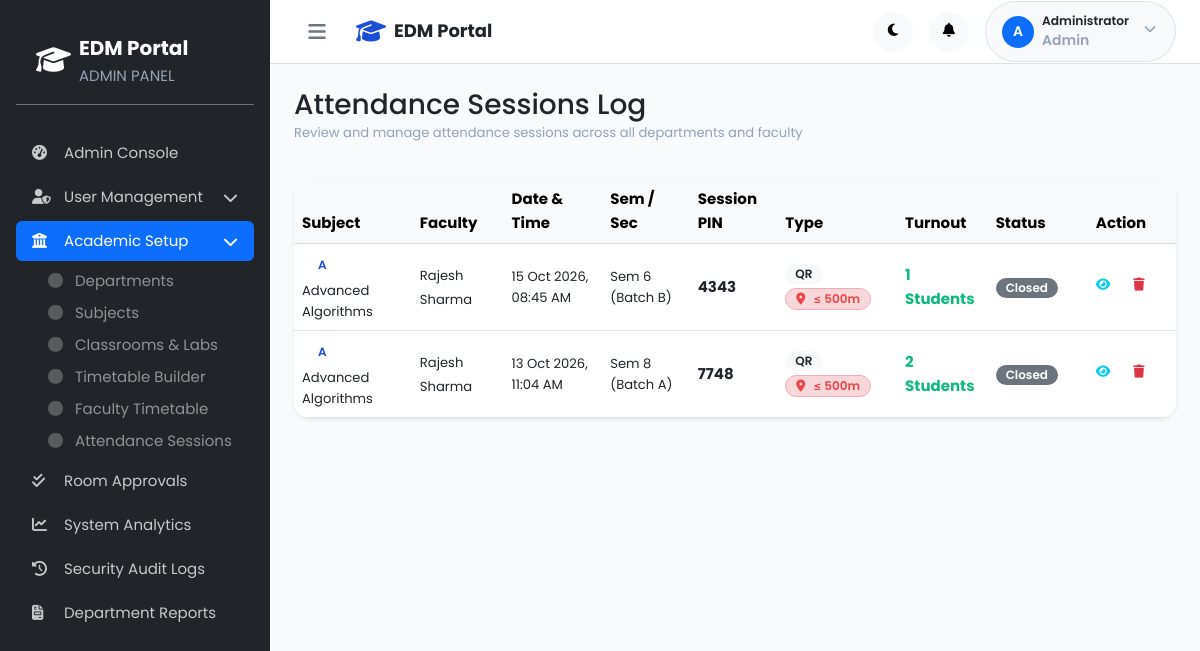
Page /staff/attendance_sessions.php (signed in) on the committed database.
### tables this page shows
CREATE TABLE `attendance_sessions` (
  `id` int(10) UNSIGNED NOT NULL,
  `staff_id` int(10) UNSIGNED NOT NULL,
  `subject_id` int(10) UNSIGNED NOT NULL,
  `department_id` int(10) UNSIGNED NOT NULL,
  `semester` tinyint(3) UNSIGNED NOT NULL,
  `section` varchar(20) DEFAULT 'Batch A',
  `classroom_id` int(10) UNSIGNED DEFAULT NULL,
  `session_date` date NOT NULL,
  `start_time` time NOT NULL,
  `end_time` time NOT NULL,
  `qr_code` varchar(255) DEFAULT NULL,
  `pin_code` varchar(10) DEFAULT NULL,
  `allowed_latitude` decimal(10,7) DEFAULT NULL,
  `allowed_longitude` decimal(10,7) DEFAULT NULL,
  `location_radius` int(10) UNSIGNED DEFAULT 100,
  `status` enum('active','completed','cancelled') NOT NULL DEFAULT 'active',
  `expires_at` datetime DEFAULT NULL,
  `created_at` timestamp NOT NULL DEFAULT current_timestamp(),
  `updated_at` timestamp NOT NULL DEFAULT current_timestamp() ON UPDATE current_timestamp()
);

CREATE TABLE `subjects` (
  `id` int(10) UNSIGNED NOT NULL,
  `code` varchar(20) NOT NULL,
  `name` varchar(150) NOT NULL,
  `department_id` int(10) UNSIGNED NOT NULL,
  `semester` tinyint(3) UNSIGNED NOT NULL,
  `credits` tinyint(3) UNSIGNED DEFAULT 3,
  `type` enum('theory','lab','elective') NOT NULL DEFAULT 'theory',
  `staff_id` int(10) UNSIGNED DEFAULT NULL,
  `status` enum('active','inactive') NOT NULL DEFAULT 'active',
  `created_at` timestamp NOT NULL DEFAULT current_timestamp(),
  `updated_at` timestamp NOT NULL DEFAULT current_timestamp() ON UPDATE current_timestamp()
);

### includes/functions.php (called while the page is built, shortened)
<?php
function getCurrentUserRole() {
    return $_SESSION['user_role'] ?? null;
}

### staff/attendance_sessions.php (the view, shortened to what this page needs)
<?php
require_once __DIR__ . '/../includes/functions.php';
$currentRole = getCurrentUserRole();
$isAdmin = ($currentRole === ROLE_ADMIN);
$db = getDB();
if ($isAdmin) {
    $sesStmt = $db->prepare("
        SELECT s.*,
               COALESCE(s.pin_code, 'PIN') AS session_pin,
               CASE
                   WHEN s.qr_code IS NOT NULL AND s.qr_code != '' THEN 'QR'
                   WHEN s.pin_code IS NOT NULL AND s.pin_code != '' THEN 'PIN'
                   ELSE 'General'
               END AS session_type,
               sub.code AS subject_code, sub.name AS subject_name,
               CONCAT(st.first_name, ' ', COALESCE(st.last_name, '')) AS faculty_name,
               (SELECT COUNT(*) FROM attendance_records ar WHERE ar.session_id = s.id AND ar.status IN ('present', 'late')) AS present_count
        FROM attendance_sessions s
        JOIN subjects sub ON s.subject_id = sub.id
        LEFT JOIN staff st ON s.staff_id = st.id
        ORDER BY s.created_at DESC
    ");
    $sesStmt->execute();
}
$sessions = $sesStmt->fetchAll();
require_once __DIR__ . '/../includes/header.php';
?>
<div class="d-flex" id="wrapper">
    <?php require_once __DIR__ . '/../includes/sidebar.php'; ?>
    <div id="page-content-wrapper" class="w-100">
        <?php require_once __DIR__ . '/../includes/navbar.php'; ?>
        <div class="container-fluid p-4">
            <div class="d-flex justify-content-between align-items-center mb-4">
                <div>
                    <h1 class="h3 font-weight-bold text-dark mb-0">Attendance Sessions Log</h1>
                    <p class="text-muted small"><?= $isAdmin ? 'Review and manage attendance sessions across all departments and faculty' : 'Manage live attendance sessions and review historical turnout' ?></p>
                </div>
            </div>
            <div class="card border-0 shadow-sm" style="border-radius: 16px;">
                <div class="table-responsive">
                    <table class="table align-middle table-hover mb-0">
                        <thead class="table-light">
                            <tr>
                                <th>Subject</th>
                                <?php if ($isAdmin): ?>
                                    <th>Faculty</th>
                                <?php endif; ?>
                                <th>Date & Time</th>
                                <th>Sem / Sec</th>
                                <th>Session PIN</th>
                                <th>Type</th>
                                <th>Turnout</th>
                                <th>Status</th>
                                <th class="text-center" style="width: 110px;">Action</th>
                            </tr>
                        </thead>
                        <tbody>
                            <?php if (empty($sessions)): ?>
                                <tr>
                                    <td colspan="<?= $isAdmin ? 9 : 8 ?>" class="text-center py-4 text-muted">No attendance sessions found.</td>
                                </tr>
                            <?php else: ?>
                                <?php foreach ($sessions as $s): ?>
                                    <tr>
                                        <td>
                                            <span class="badge bg-primary-lightest text-primary font-weight-600 px-3 py-1"><?= htmlspecialchars($s['subject_code']) ?></span>
                                            <span class="d-block small text-dark font-weight-500 mt-1"><?= htmlspecialchars($s['subject_name']) ?></span>
                                        </td>
                                        <?php if ($isAdmin): ?>
                                            <td>
                                                <span class="small font-weight-600 text-dark"><?= htmlspecialchars(trim($s['faculty_name'] ?? '') ?: ('Staff #' . $s['staff_id'])) ?></span>
                                            </td>
                                        <?php endif; ?>
                                        <td class="small"><?= date('d M Y, h:i A', strtotime($s['created_at'])) ?></td>
                                        <td class="small">Sem <?= $s['semester'] ?> (<?= htmlspecialchars($s['section']) ?>)</td>
                                        <td><strong class="text-accent letter-spacing-1"><?= htmlspecialchars($s['session_pin'] ?? '-') ?></strong></td>
                                        <td>
                                            <div class="d-flex align-items-center gap-1 flex-wrap">
                                                <span class="badge bg-light text-dark text-uppercase small"><?= htmlspecialchars($s['session_type'] ?? 'PIN') ?></span>
                                                <?php if (!empty($s['allowed_latitude'])): ?>
                                                    <span class="badge bg-danger-subtle text-danger border border-danger-subtle small font-weight-600" title="Geofence Distance Radius">
                                                        <i class="fas fa-location-dot me-1"></i> ≤ <?= $s['location_radius'] ?: 100 ?>m
                                                    </span>
                                                <?php endif; ?>
                                            </div>
                                        </td>
                                        <td><strong class="text-success"><?= $s['present_count'] ?> Students</strong></td>
                                        <td>
                                            <?php if ($s['status'] === 'active' && strtotime($s['expires_at']) > time()): ?>
                                                <span class="badge bg-success text-white">Active</span>
                                            <?php else: ?>
                                                <span class="badge bg-secondary">Closed</span>
                                            <?php endif; ?>
                                        </td>
                                        <td>
                                            <div class="d-flex justify-content-center gap-1">
                                                <a href="<?= APP_URL ?>/staff/attendance_records.php?session_id=<?= $s['id'] ?>" class="btn btn-sm btn-icon btn-outline-info rounded-circle" title="View Live Attendance Monitor" aria-label="View">
                                                    <i class="fas fa-eye"></i>
                                                </a>
                                                <button type="button" class="btn btn-sm btn-icon btn-outline-danger rounded-circle" title="Delete Attendance Session" aria-label="Delete" onclick="deleteSession(<?= $s['id'] ?>, '<?= htmlspecialchars(addslashes($s['subject_code'])) ?>', '<?= date('d M Y, h:i A', strtotime($s['created_at'])) ?>', <?= (int)$s['present_count'] ?>)">
                                                    <i class="fas fa-trash"></i>
                                                </button>
                                            </div>
                                        </td>
                                    </tr>
                                <?php endforeach; ?>
                            <?php endif; ?>
                        </tbody>
                    </table>
                </div>
            </div>
        </div>
    </div>
</div>
<?php require_once __DIR__ . '/../includes/footer.php'; ?>

### rows in the picture
attendance_sessions: subject.code "A", subject.name "Advanced Algorithms", staff_id "Rajesh Sharma", created_at "15 Oct 2026, 08:45 AM", semester "6", section "Batch B", session_pin "4343", session_type "QR", location_radius "500", present_count "1", status "Closed"
attendance_sessions: subject.code "A", subject.name "Advanced Algorithms", staff_id "Rajesh Sharma", created_at "13 Oct 2026, 11:04 AM", semester "8", section "Batch A", session_pin "7748", session_type "QR", location_radius "500", present_count "2", status "Closed"

### other values in the picture
$currentRole "ADMIN"
$item['label'] "Admin Console"
$item['label'] "User Management"
$item['label'] "Academic Setup"
$child['label'] "Departments"
$child['label'] "Subjects"
$child['label'] "Classrooms & Labs"
$child['label'] "Timetable Builder"
$child['label'] "Faculty Timetable"
$child['label'] "Attendance Sessions"
$item['label'] "Room Approvals"
$item['label'] "System Analytics"
$item['label'] "Security Audit Logs"
$item['label'] "Department Reports"
substr($userName, 0, 1) "A"
